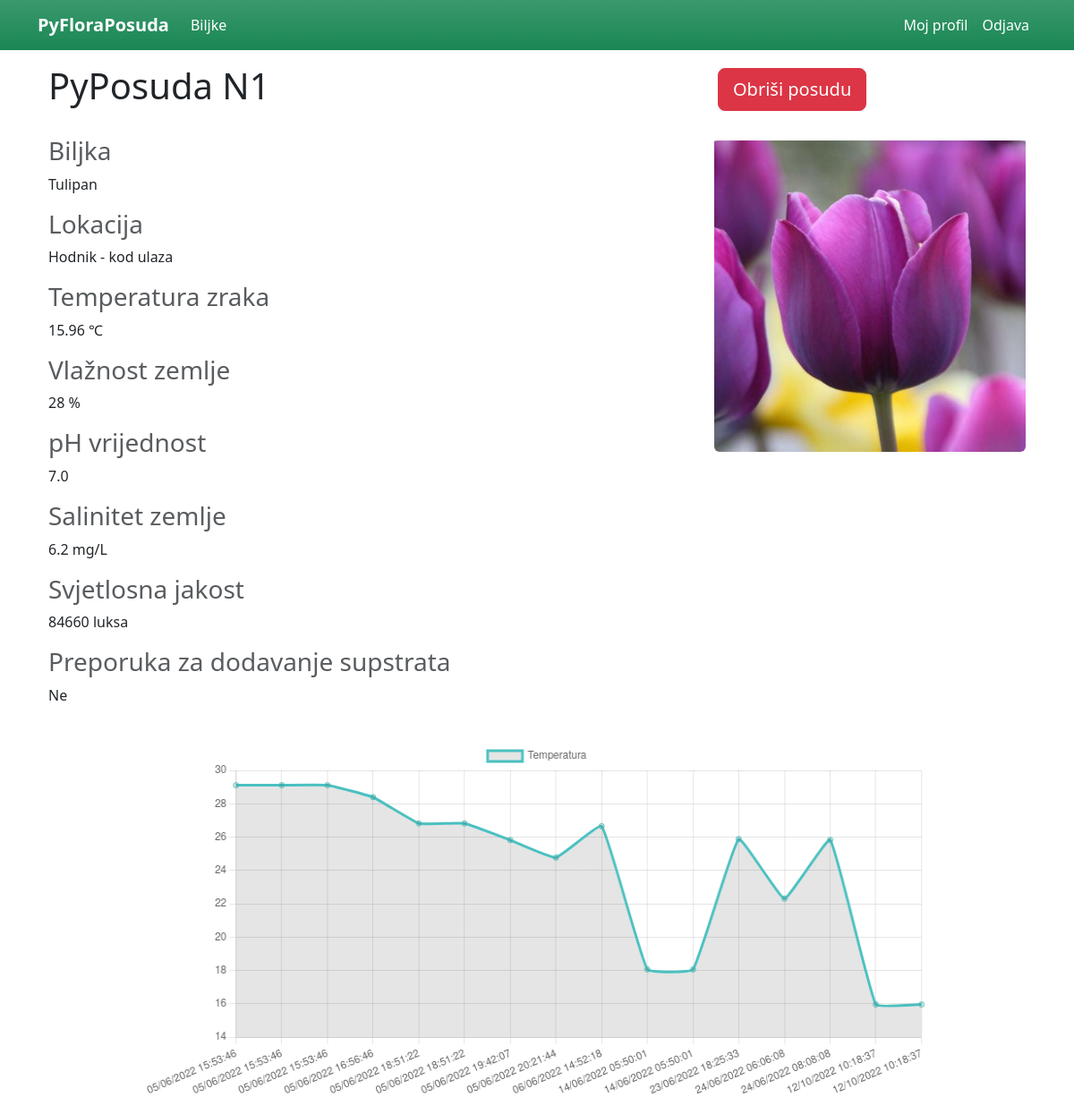
/posuda?pot_id=6&flower_id=1 (signed in), run on the app's committed database.
### app.py (models this page shows)
class PyFloraPot(db.Model):
    id = db.Column(db.Integer, primary_key=True)
    pot_name = db.Column(db.String(100), nullable=False)
    location = db.Column(db.String(100), nullable=False)
    time_stamp = db.Column(db.DateTime(), default=datetime.utcnow())
    air_temperature = db.Column(db.Float())
    add_substrate = db.Column(db.Boolean())
    flower_id = db.Column(db.String(100), db.ForeignKey('flower.id'))
    user_id = db.Column(db.Integer, db.ForeignKey('user.id'), nullable=False)

class Flower(db.Model):
    id = db.Column(db.Integer, primary_key=True)
    flower_name = db.Column(db.String(100), unique=True, nullable=False)
    flower_img = db.Column(db.String(20), unique=True, nullable=False, default='default.jpg')
    soil_humidity = db.Column(db.Float())
    soil_ph = db.Column(db.Float())
    soil_salinity = db.Column(db.Float())
    env_temperature = db.Column(db.Float())
    light_intensity = db.Column(db.Float())
    plant_pot = db.relationship('PyFloraPot', backref='flower', lazy=True)

class Sync(db.Model):
    id = db.Column(db.Integer, primary_key=True)
    humidity = db.Column(db.Integer)
    pH = db.Column(db.Float())
    salinity = db.Column(db.Float())
    temp = db.Column(db.Float())
    light_intensity = db.Column(db.Integer)
    time_stamp = db.Column(db.DateTime(), default=datetime.utcnow())

### app.py (the view)
@app.route("/posuda")
@login_required
def posuda():
    vals = Sync.query.all()
    labels = []
    values = []
    for val in vals:
        labels.append(val.time_stamp.strftime("%d/%m/%Y %H:%M:%S"))
        values.append(val.temp)
    pot_id = request.args.get('pot_id')
    flower_id = request.args.get('flower_id')
    pypot = PyFloraPot.query.get(pot_id)
    pyflower = Flower.query.get(flower_id)
    val = Sync.query.order_by(Sync.id.desc()).first()
    return render_template('posuda.html', title='Posuda', pypot=pypot, pyflower=pyflower, val=val, labels=labels, values=values)

### app.py (called while the page is built)
@login_manager.user_loader
def load_user(user_id):
    return User.query.get(int(user_id))

### templates/posuda.html (shortened to what this page needs)
{% extends "layout/layout.html" %}
{% block content %}
<div class="container">
    <div class="row mb-4">
        <div class="col-8">
            <h1>{{ pypot.pot_name }}</h1>
        </div>
        <div class="col-4">
            <button type="button" class="btn btn-danger btn-lg m-1" data-bs-toggle="modal"
                data-bs-target="#deleteModal">Obriši posudu</button>
        </div>
    </div>
    <div class="row mb-4">
        <div class="col-8">
            <h3 class="text-muted">Biljka</h3>
            <p>{{ pyflower.flower_name}}</p>
            <h3 class="text-muted">Lokacija</h3>
            <p>{{ pypot.location }}</p>
            <h3 class="text-muted">Temperatura zraka</h3>
            <p>{{ val.temp }} ℃</p>
            <h3 class="text-muted">Vlažnost zemlje</h3>
            <p>{{ val.humidity }} %</p>
            <h3 class="text-muted">pH vrijednost</h3>
            <p>{{ val.pH }}</p>
            <h3 class="text-muted">Salinitet zemlje</h3>
            <p>{{ val.salinity }} mg/L</p>
            <h3 class="text-muted">Svjetlosna jakost</h3>
            <p>{{ val.light_intensity }} luksa</p>
            <h3 class="text-muted">Preporuka za dodavanje supstrata</h3>
            <p>Ne</p>
        </div>
        <div class="col-4">
            {% set image_file = url_for('static', filename='assets/biljke/' + pyflower.flower_img) %}
            <img class="rounded img-fluid" style="padding-top: 5px" src="{{ image_file }}">
        </div>
    </div>
    <div class="row justify-content-center">
            <canvas id="lineChart" width="900" height="400"></canvas>
    </div>
</div>
<script>
    var ctx = document.getElementById('lineChart').getContext("2d");
    var lineChart = new Chart(ctx, {
        type: "line",
        data: {
            labels: {{ labels | safe }},
            datasets: [{
                    label: "Temperatura",
                    data: {{ values | safe }},
                    fill: true,
                    borderColor: "rgb(75, 192, 192)",
                    lineTension: 0.1
                }]
        },
        options: {
            responsive: false
        }
    });
</script>
{% endblock content %}

### data on the page
PyFloraPot: pot_name "PyPosuda N1", location "Hodnik - kod ulaza"
Flower: flower_name "Tulipan"
Sync: temp "15.96", humidity "28", pH "7.0", salinity "6.2", light_intensity "84660"

### other printed values
chart data {{ values | safe }} [29.11, 29.11, 29.11, 28.39, 26.82, 26.82, 25.82, 24.77, 26.65, 18.06, 18.06, 25.88, 22.31, 25.83, 15.96, 15.96]
